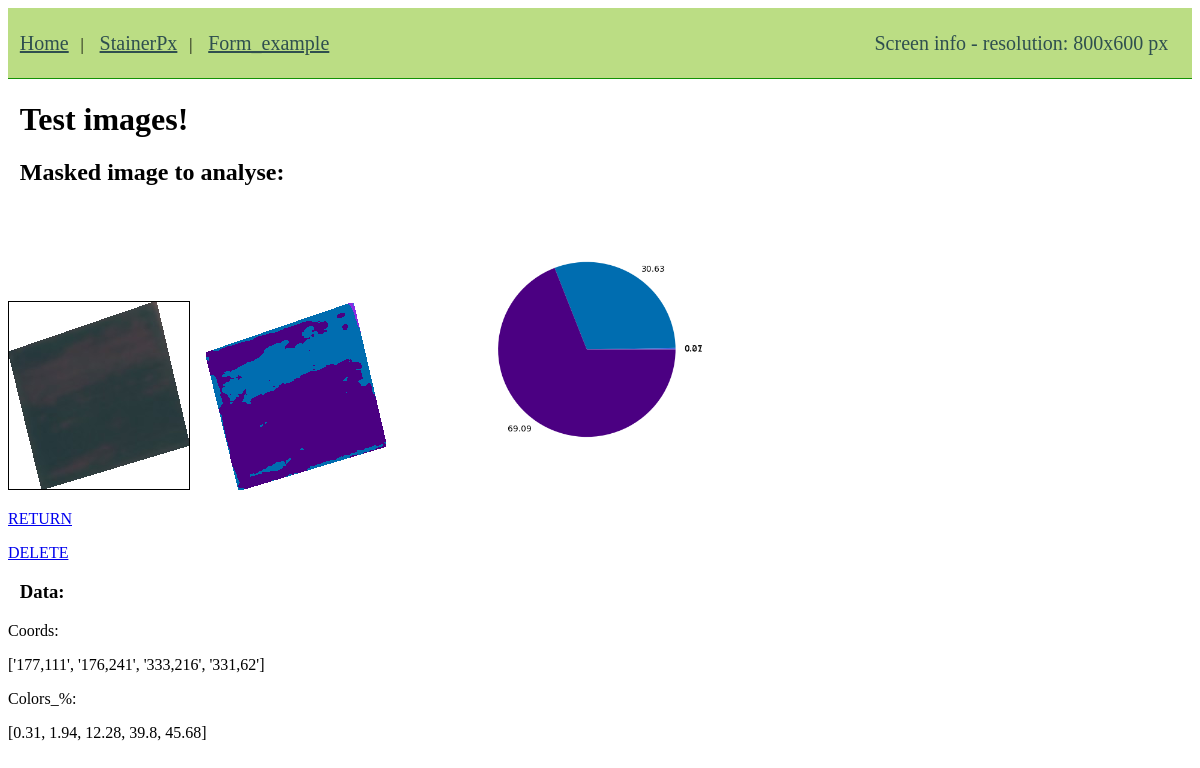
The page /coords/ on the database as committed earlier.
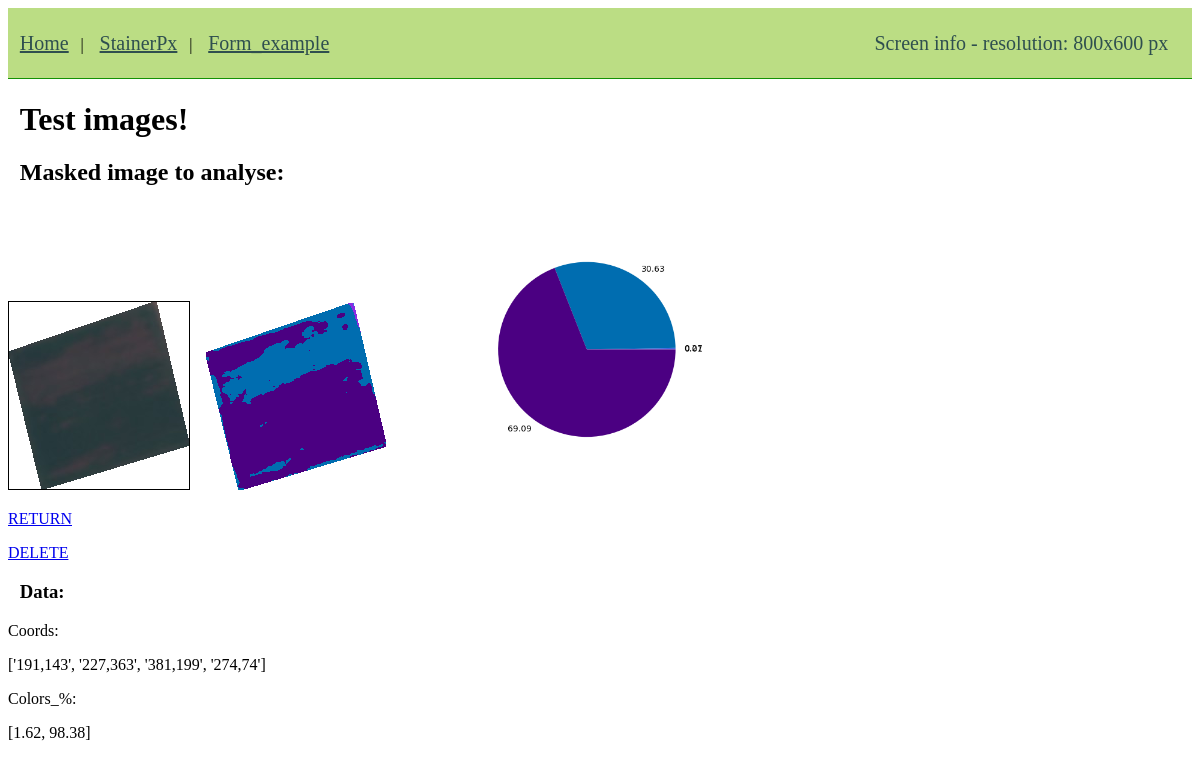
The same page on the database as committed later.
### formexample/models.py (models this page shows, shortened)
class StainerModel(models.Model):
	coords = models.CharField(max_length=100)
	st_colors = models.CharField(max_length=100)

### formexample/views.py (the view, shortened to what this page needs)
# urls.py: path('coords/', passCoords, name='coords'), #getCoords
def passCoords(request):
	MINIMUM_POINTS = 3
	context = {}
	img_path = 'static//images//'
	st_data = []
	st_query = StainerModel.objects.all()
	context = {'st_query': st_query}
	return render(request, 'coords.html', context)

### templates/coords.html (shortened to what this page needs)
{% extends 'base.html' %}
{% load static %}
{% block content %}
<h1>Test images!</h1>
<h2>Masked image to analyse:</h2>
<canvas id="canvas" style="border:1px solid #000000;margin-right:1%;"></canvas>
<img id="img2" src="{% static 'images/stain.png'%}">
<img width = "384" height = "284" src="{% static 'images/pie_st.png'%}">
<p><a href="{% url 'stainerpx'%}">RETURN</a></p>
<p><a href="{% url 'delete_coords'%}">DELETE</a></p>
{% block javascript %}
<script>
    var img = document.getElementById("img1");
    var canvas = document.getElementById("canvas");
    img.onload = function() {
        canvas.width = img.width;
        canvas.height = img.height;
        var ctx = canvas.getContext("2d");
        ctx.drawImage(img, 0, 0, canvas.width, canvas.height);
    }
</script>
{% endblock javascript %}
<h3>Data:</h3>
{% for q in st_query %}
<p>Coords:</p>
<p>{{ q.coords }}</p>
<p>Colors_%:</p>
<p>{{ q.st_colors }}</p>
{% endfor %}
{% endblock content %}

Rows that differ between the two databases and show on the page:
removed StainerModel: coords "['177,111', '176,241', '333,216', '331,62']", st_colors "[0.31, 1.94, 12.28, 39.8, 45.68]"
added StainerModel: coords "['191,143', '227,363', '381,199', '274,74']", st_colors "[1.62, 98.38]"
